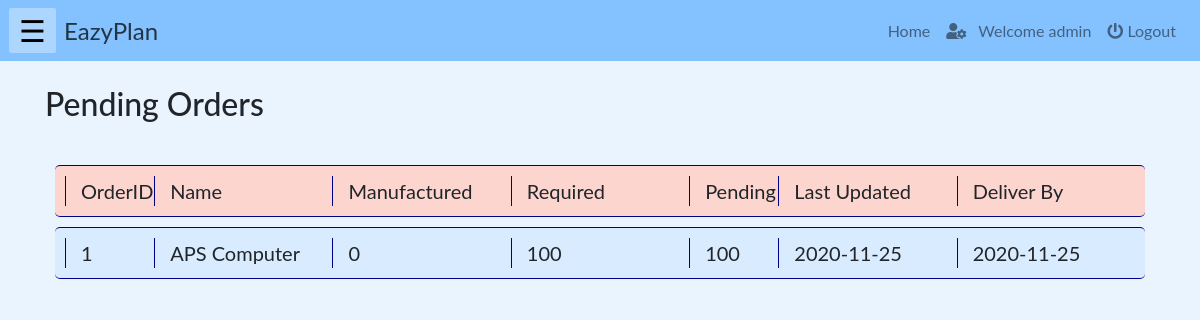
The app's page /php/pendingorder.php (signed in), older data.
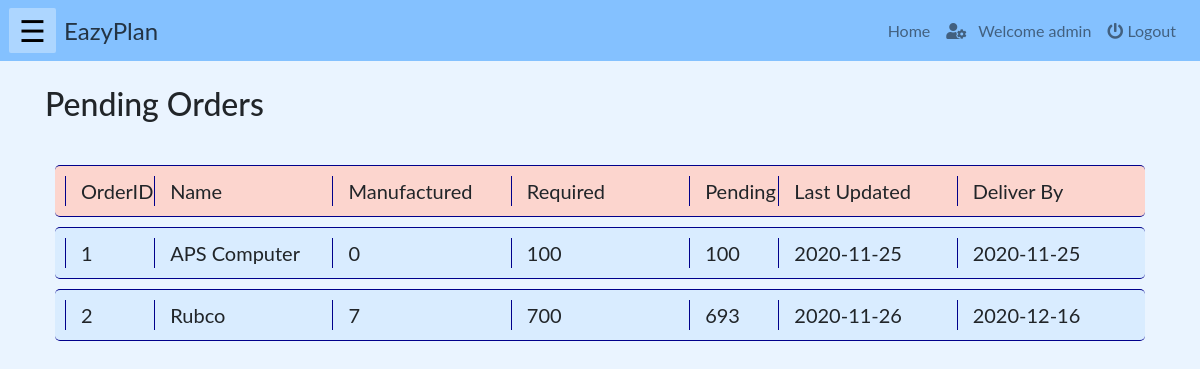
The same page, newer data.
### tables this page shows
CREATE TABLE `pendingorder` (
  `orderID` int(10) NOT NULL,
  `CompletedProdQTY` int(10) NOT NULL,
  `lastUpdated` date NOT NULL
);

CREATE TABLE `allorder` (
  `orderID` int(10) NOT NULL,
  `name` varchar(100) NOT NULL,
  `description` varchar(1000) NOT NULL,
  `quantity` int(10) NOT NULL,
  `orderDate` date NOT NULL,
  `completionDate` date NOT NULL,
  `status` varchar(100) NOT NULL,
  `totalEstimatedAmt` int(100) NOT NULL,
  `advanceAmt` int(100) NOT NULL,
  `amtLeft` int(100) NOT NULL
);

### php/pendingorder.php (the view, shortened to what this page needs)
<!DOCTYPE html>
<html lang="en">
    <?php
        include("../php/headLinks.php");
        if(isset($_SESSION["name"]) && ($_SESSION["role"]=='staff' || $_SESSION["role"]=='admin' || $_SESSION["role"]=='manager'  )){
    ?>
    <body>
        <?php
            include("../php/navbar.php");
        ?>
        <div class="container">
        <br><h2>Pending Orders</h2><br>
            <div class="row" id="heading">
                <div class="col-md-1" id="val" >OrderID</div>
                <div class="col-md-2" id="val" >Name</div>
                <div class="col-md-2" id="val" >Manufactured</div>
                <div class="col-md-2" id="val" >Required</div>
                <div class="col-md-1" id="val" >Pending</div>
                <div class="col-md-2" id="val" >Last Updated</div>
                <div class="col-md-2" id="val" >Deliver By</div>
            </div>
            <?php
                include("../connection/config.php");
                $sql1 ="select a.orderID, CompletedProdQTY, lastUpdated, o.name as oname, o.quantity as oqty, o.completionDate as odate FROM pendingorder a JOIN allorder o on a.orderID = o.orderID";
                $requests = mysqli_query($db, $sql1);
                foreach($requests as $request)
                    {
            ?>
            <div class="row" id="item">
                <div class="col-md-1" id="val" ><?php echo $request['orderID']; ?></div>
                <div class="col-md-2" id="val" ><?php echo $request['oname']; ?></div>
                <div class="col-md-2" id="val" ><?php echo $request['CompletedProdQTY']; ?></div>
                <div class="col-md-2" id="val" ><?php echo $request['oqty']; ?></div>
                <div class="col-md-1" id="val" ><?php echo $request['oqty']-$request['CompletedProdQTY']; ?></div>
                <div class="col-md-2" id="val"><?php echo $request['lastUpdated'] ?></div>
                <div class="col-md-2" id="val"><?php echo $request['odate'] ?></div>
            </div>
            <?php
                }
            ?>
        </div>
    </body>
    <?php
        }
    else{
    echo "<h3 style='color:red'>Login to access the page...</h3>";
    echo "<a href='./login.php'>Click here to login</a>";}
    ?>
</html>

Row changes from the older to the newer data that the page shows:
added pendingorder: orderID "2", orderID.name "Rubco", CompletedProdQTY "7", orderID.quantity "700", $request['oqty']-$request['CompletedProdQTY'] "693", lastUpdated "2020-11-26", orderID.completionDate "2020-12-16"
